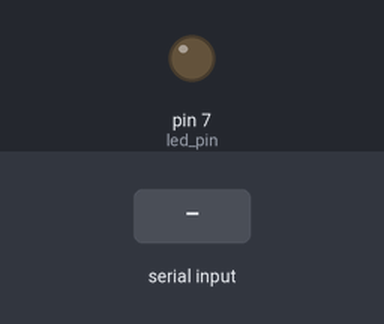
A sketch run on a simulated Arduino Uno, built with avr-gcc and run on an emulated ATmega328P. Shown: output pins drawn as LEDs (lit = HIGH). The inputs (shaded band) are chosen by the test bench.

Above: at 1.2 s.
1.3 s: "1\n" received over Serial
At 3.1 s:
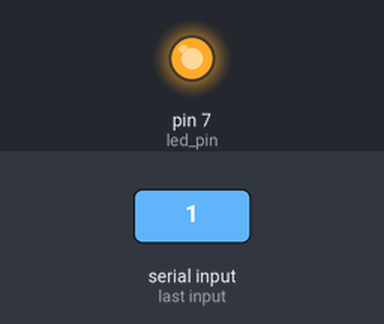
3.8 s: "2\n" received over Serial
At 6.1 s:
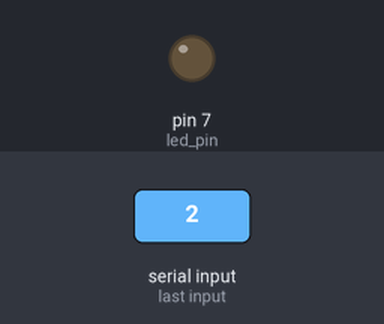
Timing chart, 0 to 7.6 s (numbered marks = the images above; inputs shaded):
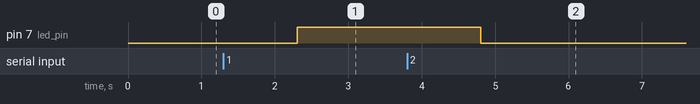

Measured:
- after the input at 1.3 s, pin 7 (led_pin): LOW → HIGH after 1.0 s
- after the input at 3.8 s, pin 7 (led_pin): HIGH → LOW after 1.0 s

The sketch:

sub.ino
```cpp
#define led_pin 7

void setup() {
  Serial.begin(9600);
  while (!Serial){

  }
  pinMode(led_pin, OUTPUT);
}

void loop() {
  /*
  digitalWrite(led_pin, HIGH);
  delay(1000);
  Serial.println("LOW");
  digitalWrite(led_pin, LOW);
  delay(1000);
  Serial.println("HIGH");
  */
  while(Serial.available() > 0){
    int message = Serial.readString().toInt();
    switch(message) {
      case 1:
        digitalWrite(led_pin, HIGH);
      break;
      case 2:
        digitalWrite(led_pin, LOW);
      break;
    }
  }
}
```
